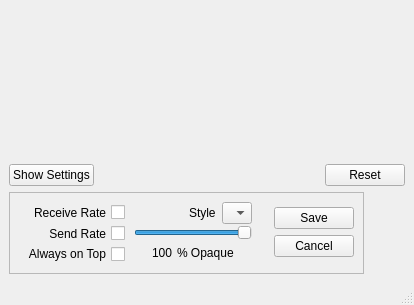
<?xml version="1.0" encoding="UTF-8"?>
<ui version="4.0">
 <class>BandwidthGraph</class>
 <widget class="QMainWindow" name="BandwidthGraph">
  <property name="geometry">
   <rect>
    <x>0</x>
    <y>0</y>
    <width>414</width>
    <height>305</height>
   </rect>
  </property>
  <property name="windowTitle">
   <string>RetroShare Bandwidth Usage</string>
  </property>
  <property name="windowIcon">
   <iconset resource="../images.qrc">
    <normaloff>:/images/logo/logo_16.png</normaloff>:/images/logo/logo_16.png</iconset>
  </property>
  <widget class="QWidget" name="centralwidget">
   <layout class="QGridLayout" name="gridLayout">
    <item row="1" column="0">
     <layout class="QHBoxLayout" name="_8">
      <property name="spacing">
       <number>6</number>
      </property>
      <property name="margin">
       <number>0</number>
      </property>
      <item>
       <widget class="QPushButton" name="btnToggleSettings">
        <property name="text">
         <string>Show Settings</string>
        </property>
        <property name="checkable">
         <bool>true</bool>
        </property>
       </widget>
      </item>
      <item>
       <spacer>
        <property name="orientation">
         <enum>Qt::Horizontal</enum>
        </property>
        <property name="sizeHint" stdset="0">
         <size>
          <width>21</width>
          <height>20</height>
         </size>
        </property>
       </spacer>
      </item>
      <item>
       <widget class="QPushButton" name="btnReset">
        <property name="text">
         <string>Reset</string>
        </property>
       </widget>
      </item>
     </layout>
    </item>
    <item row="2" column="0">
     <widget class="QFrame" name="frmSettings">
      <property name="sizePolicy">
       <sizepolicy hsizetype="Fixed" vsizetype="Fixed">
        <horstretch>0</horstretch>
        <verstretch>0</verstretch>
       </sizepolicy>
      </property>
      <property name="minimumSize">
       <size>
        <width>355</width>
        <height>82</height>
       </size>
      </property>
      <property name="maximumSize">
       <size>
        <width>355</width>
        <height>82</height>
       </size>
      </property>
      <property name="contextMenuPolicy">
       <enum>Qt::NoContextMenu</enum>
      </property>
      <property name="frameShape">
       <enum>QFrame::StyledPanel</enum>
      </property>
      <property name="frameShadow">
       <enum>QFrame::Raised</enum>
      </property>
      <layout class="QHBoxLayout">
       <property name="spacing">
        <number>6</number>
       </property>
       <property name="margin">
        <number>9</number>
       </property>
       <item>
        <layout class="QVBoxLayout" name="_2">
         <property name="spacing">
          <number>6</number>
         </property>
         <property name="margin">
          <number>3</number>
         </property>
         <item>
          <widget class="QCheckBox" name="chkReceiveRate">
           <property name="contextMenuPolicy">
            <enum>Qt::NoContextMenu</enum>
           </property>
           <property name="toolTip">
            <string/>
           </property>
           <property name="layoutDirection">
            <enum>Qt::RightToLeft</enum>
           </property>
           <property name="text">
            <string>Receive Rate</string>
           </property>
           <property name="checked">
            <bool>false</bool>
           </property>
          </widget>
         </item>
         <item>
          <widget class="QCheckBox" name="chkSendRate">
           <property name="contextMenuPolicy">
            <enum>Qt::NoContextMenu</enum>
           </property>
           <property name="toolTip">
            <string/>
           </property>
           <property name="layoutDirection">
            <enum>Qt::RightToLeft</enum>
           </property>
           <property name="text">
            <string>Send Rate</string>
           </property>
           <property name="checked">
            <bool>false</bool>
           </property>
          </widget>
         </item>
         <item>
          <widget class="QCheckBox" name="chkAlwaysOnTop">
           <property name="layoutDirection">
            <enum>Qt::RightToLeft</enum>
           </property>
           <property name="text">
            <string>Always on Top</string>
           </property>
          </widget>
         </item>
         <item>
          <spacer>
           <property name="orientation">
            <enum>Qt::Vertical</enum>
           </property>
           <property name="sizeHint" stdset="0">
            <size>
             <width>20</width>
             <height>21</height>
            </size>
           </property>
          </spacer>
         </item>
        </layout>
       </item>
       <item>
        <layout class="QVBoxLayout" name="_3">
         <property name="spacing">
          <number>1</number>
         </property>
         <property name="margin">
          <number>0</number>
         </property>
         <item>
          <layout class="QHBoxLayout" name="_4">
           <property name="spacing">
            <number>6</number>
           </property>
           <property name="margin">
            <number>0</number>
           </property>
           <item>
            <spacer>
             <property name="orientation">
              <enum>Qt::Horizontal</enum>
             </property>
             <property name="sizeHint" stdset="0">
              <size>
               <width>20</width>
               <height>20</height>
              </size>
             </property>
            </spacer>
           </item>
           <item>
            <widget class="QLabel" name="label_2">
             <property name="text">
              <string>Style</string>
             </property>
            </widget>
           </item>
           <item>
            <widget class="QComboBox" name="cmbGraphStyle">
             <item>
              <property name="text">
               <string/>
              </property>
              <property name="icon">
               <iconset resource="../images.qrc">
                <normaloff>:/images/graph-line.png</normaloff>:/images/graph-line.png</iconset>
              </property>
             </item>
             <item>
              <property name="text">
               <string/>
              </property>
              <property name="icon">
               <iconset resource="../images.qrc">
                <normaloff>:/images/graph-area.png</normaloff>:/images/graph-area.png</iconset>
              </property>
             </item>
            </widget>
           </item>
          </layout>
         </item>
         <item>
          <widget class="QFrame" name="frmOpacity">
           <property name="contextMenuPolicy">
            <enum>Qt::NoContextMenu</enum>
           </property>
           <property name="frameShape">
            <enum>QFrame::NoFrame</enum>
           </property>
           <property name="frameShadow">
            <enum>QFrame::Plain</enum>
           </property>
           <layout class="QVBoxLayout" name="_5">
            <property name="spacing">
             <number>3</number>
            </property>
            <property name="margin">
             <number>0</number>
            </property>
            <item>
             <widget class="QSlider" name="sldrOpacity">
              <property name="contextMenuPolicy">
               <enum>Qt::NoContextMenu</enum>
              </property>
              <property name="toolTip">
               <string>Changes the transparency of the Bandwidth Graph</string>
              </property>
              <property name="minimum">
               <number>30</number>
              </property>
              <property name="maximum">
               <number>100</number>
              </property>
              <property name="value">
               <number>100</number>
              </property>
              <property name="sliderPosition">
               <number>100</number>
              </property>
              <property name="tracking">
               <bool>false</bool>
              </property>
              <property name="orientation">
               <enum>Qt::Horizontal</enum>
              </property>
              <property name="invertedAppearance">
               <bool>false</bool>
              </property>
              <property name="tickPosition">
               <enum>QSlider::NoTicks</enum>
              </property>
              <property name="tickInterval">
               <number>10</number>
              </property>
             </widget>
            </item>
            <item>
             <spacer>
              <property name="orientation">
               <enum>Qt::Vertical</enum>
              </property>
              <property name="sizeHint" stdset="0">
               <size>
                <width>20</width>
                <height>20</height>
               </size>
              </property>
             </spacer>
            </item>
            <item>
             <layout class="QHBoxLayout" name="_6">
              <property name="spacing">
               <number>0</number>
              </property>
              <property name="margin">
               <number>0</number>
              </property>
              <item>
               <spacer>
                <property name="orientation">
                 <enum>Qt::Horizontal</enum>
                </property>
                <property name="sizeHint" stdset="0">
                 <size>
                  <width>21</width>
                  <height>0</height>
                 </size>
                </property>
               </spacer>
              </item>
              <item>
               <widget class="QLabel" name="lblPercentOpacity">
                <property name="minimumSize">
                 <size>
                  <width>25</width>
                  <height>0</height>
                 </size>
                </property>
                <property name="contextMenuPolicy">
                 <enum>Qt::NoContextMenu</enum>
                </property>
                <property name="layoutDirection">
                 <enum>Qt::RightToLeft</enum>
                </property>
                <property name="text">
                 <string>100</string>
                </property>
               </widget>
              </item>
              <item>
               <widget class="QLabel" name="label">
                <property name="contextMenuPolicy">
                 <enum>Qt::NoContextMenu</enum>
                </property>
                <property name="text">
                 <string>% Opaque</string>
                </property>
               </widget>
              </item>
              <item>
               <spacer>
                <property name="orientation">
                 <enum>Qt::Horizontal</enum>
                </property>
                <property name="sizeHint" stdset="0">
                 <size>
                  <width>21</width>
                  <height>0</height>
                 </size>
                </property>
               </spacer>
              </item>
             </layout>
            </item>
           </layout>
          </widget>
         </item>
         <item>
          <spacer>
           <property name="orientation">
            <enum>Qt::Vertical</enum>
           </property>
           <property name="sizeHint" stdset="0">
            <size>
             <width>21</width>
             <height>20</height>
            </size>
           </property>
          </spacer>
         </item>
        </layout>
       </item>
       <item>
        <spacer>
         <property name="orientation">
          <enum>Qt::Horizontal</enum>
         </property>
         <property name="sizeHint" stdset="0">
          <size>
           <width>21</width>
           <height>20</height>
          </size>
         </property>
        </spacer>
       </item>
       <item>
        <layout class="QVBoxLayout" name="_7">
         <property name="spacing">
          <number>1</number>
         </property>
         <property name="margin">
          <number>0</number>
         </property>
         <item>
          <widget class="QPushButton" name="btnSaveSettings">
           <property name="text">
            <string>Save</string>
           </property>
          </widget>
         </item>
         <item>
          <widget class="QPushButton" name="btnCancelSettings">
           <property name="text">
            <string>Cancel</string>
           </property>
          </widget>
         </item>
        </layout>
       </item>
      </layout>
     </widget>
    </item>
    <item row="0" column="0">
     <widget class="BWGraph" name="frmGraph" native="true">
      <property name="minimumSize">
       <size>
        <width>120</width>
        <height>80</height>
       </size>
      </property>
      <property name="contextMenuPolicy">
       <enum>Qt::NoContextMenu</enum>
      </property>
     </widget>
    </item>
   </layout>
  </widget>
  <widget class="QStatusBar" name="statusbar"/>
 </widget>
 <customwidgets>
  <customwidget>
   <class>BWGraph</class>
   <extends>QWidget</extends>
   <header location="global">gui/statistics/BWGraph.h</header>
   <container>1</container>
  </customwidget>
 </customwidgets>
 <resources>
  <include location="../images.qrc"/>
 </resources>
 <connections/>
</ui>
